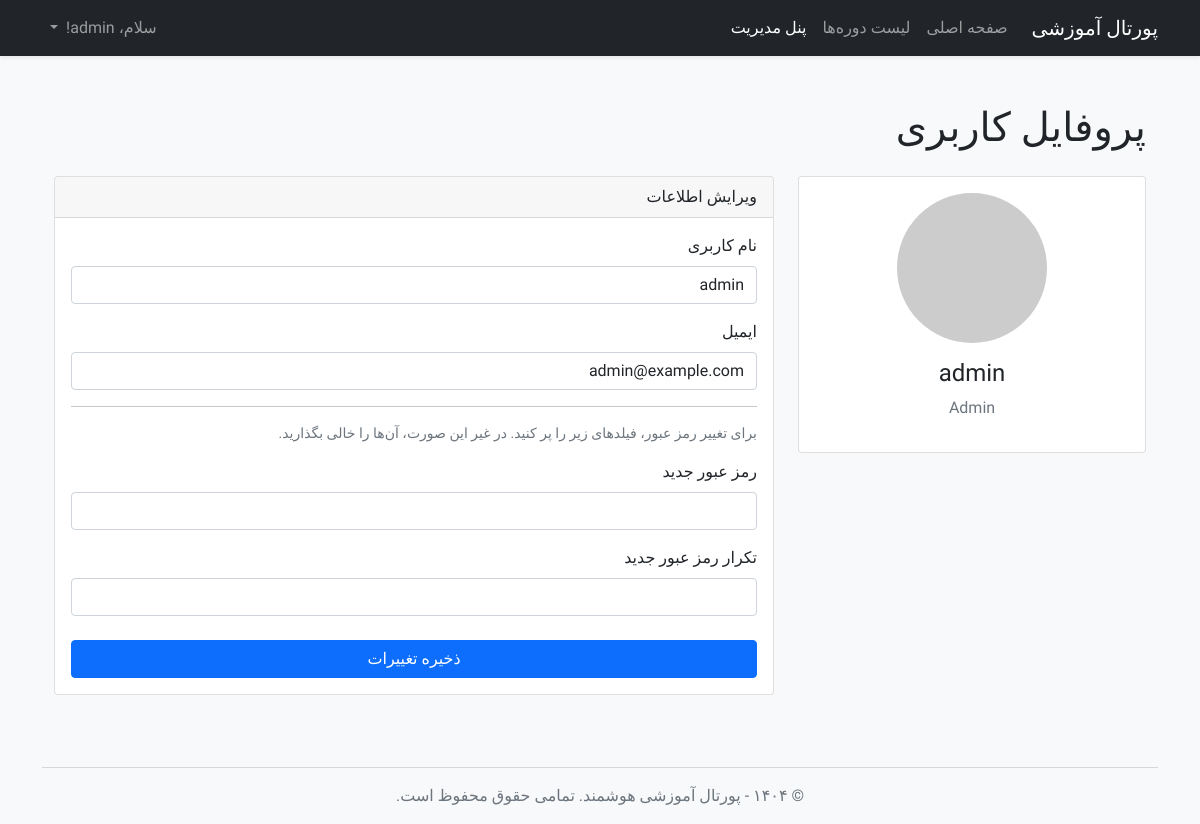
The app's page /profile (signed in) with its own data.
### app/models.py (models this page shows, shortened)
class User(UserMixin, db.Model):
    id = db.Column(db.Integer, primary_key=True)
    username = db.Column(db.String(64), index=True, unique=True, nullable=False)
    email = db.Column(db.String(120), index=True, unique=True, nullable=False)
    password_hash = db.Column(db.String(128))
    role = db.Column(db.String(20), nullable=False, default='student')
    enrollments = db.relationship('Enrollment', backref='student', lazy='dynamic', foreign_keys='Enrollment.user_id')
    taught_courses = db.relationship('Course', backref='instructor', lazy='dynamic',
                                     foreign_keys='Course.instructor_id')

### app/routes.py (the view)
@app.route('/profile', methods=['GET', 'POST'])
@login_required
def profile():
    form = EditProfileForm(current_user.username, current_user.email)
    if form.validate_on_submit():
        current_user.username = form.username.data
        current_user.email = form.email.data
        if form.password.data:
            current_user.set_password(form.password.data)
        db.session.commit()
        flash('تغییرات شما با موفقیت ذخیره شد.', 'success')
        return redirect(url_for('profile'))
    elif request.method == 'GET':
        form.username.data = current_user.username
        form.email.data = current_user.email
    return render_template('profile.html', title='پروفایل من', form=form)

### app/forms.py (shortened to what this page needs)
class EditProfileForm(FlaskForm):
    username = StringField('نام کاربری', validators=[DataRequired()])
    email = StringField('ایمیل', validators=[DataRequired(), Email()])
    password = PasswordField('رمز عبور جدید', validators=[Optional()])
    password2 = PasswordField(
        'تکرار رمز عبور جدید',
        validators=[Optional(), EqualTo('password', message='رمزهای عبور باید یکسان باشند.')]
    )
    submit = SubmitField('ذخیره تغییرات')
    def __init__(self, original_username, original_email, *args, **kwargs):
        super(EditProfileForm, self).__init__(*args, **kwargs)
        self.original_username = original_username
        self.original_email = original_email

### app/models.py (called while the page is built)
@login.user_loader
def load_user(id):
    return User.query.get(int(id))

### app/templates/profile.html (shortened to what this page needs)
{% extends "base.html" %}
{% block content %}
<div class="container py-4">
    <h1 class="mb-4">پروفایل کاربری</h1>
    <div class="row">
        <div class="col-md-4">
            <div class="card text-center">
                <div class="card-body">
                    <img src="https://via.placeholder.com/150" class="rounded-circle mb-3" alt="Avatar">
                    <h4 class="card-title">{{ current_user.username }}</h4>
                    <p class="text-muted">{{ current_user.role.title() }}</p>
                </div>
            </div>
        </div>
        <div class="col-md-8">
            <div class="card">
                <div class="card-header">
                    ویرایش اطلاعات
                </div>
                <div class="card-body">
                    <form method="POST" action="" novalidate>
                        <div class="mb-3">
                            <label for="username" class="form-label">نام کاربری</label>
                            {{ form.username(class="form-control") }}
                        </div>
                        <div class="mb-3">
                            <label for="email" class="form-label">ایمیل</label>
                            {{ form.email(class="form-control") }}
                        </div>
                        <hr>
                        <p class="text-muted small">برای تغییر رمز عبور، فیلدهای زیر را پر کنید. در غیر این صورت، آن‌ها را خالی بگذارید.</p>
                        <div class="mb-3">
                            <label for="password" class="form-label">رمز عبور جدید</label>
                            {{ form.password(class="form-control") }}
                        </div>
                        <div class="mb-3">
                            <label for="password2" class="form-label">تکرار رمز عبور جدید</label>
                            {{ form.password2(class="form-control") }}
                        </div>
                        <div class="d-grid mt-4">
                            {{ form.submit(class="btn btn-primary", value="ذخیره تغییرات") }}
                        </div>
                    </form>
                </div>
            </div>
        </div>
    </div>
</div>
{% endblock %}

### app/templates/base.html (shortened to what this page needs)
<!doctype html>
<html lang="fa" dir="rtl">
<head>
    <link href="https://cdn.jsdelivr.net/npm/bootstrap@5.1.3/dist/css/bootstrap.rtl.min.css" rel="stylesheet">
    <link rel="stylesheet" href="{{ url_for('static', filename='css/style.css') }}">
</head>
<body class="bg-light">
    <nav class="navbar navbar-expand-lg navbar-dark bg-dark shadow-sm">
        <div class="container">
            <a class="navbar-brand" href="{{ url_for('home') }}">پورتال آموزشی</a>
            <div class="collapse navbar-collapse" id="navbarNav">
                <ul class="navbar-nav me-auto mb-2 mb-lg-0">
                    <li class="nav-item">
                        <a class="nav-link" href="{{ url_for('home') }}">صفحه اصلی</a>
                    </li>
                    <li class="nav-item">
                        <a class="nav-link" href="{{ url_for('courses') }}">لیست دوره‌ها</a>
                    </li>
                    {% if current_user.is_authenticated %}
                        <li class="nav-item">
                            <a class="nav-link active" href="{{ url_for('my_dashboard') }}">
                                {% if current_user.role == 'student' %}
                                    داشبورد من
                                {% else %}
                                    پنل مدیریت
                                {% endif %}
                            </a>
                        </li>
                    {% endif %}
                </ul>
                <ul class="navbar-nav ms-auto">
                    {% if current_user.is_anonymous %}
                    <li class="nav-item">
                        <a class="nav-link" href="{{ url_for('login') }}">ورود</a>
                    </li>
                    <li class="nav-item">
                        <a class="nav-link btn btn-primary btn-sm text-white" href="{{ url_for('register') }}">ثبت‌نام</a>
                    </li>
                    {% else %}
                    <li class="nav-item dropdown">
                        <a class="nav-link dropdown-toggle" href="#" id="navbarDropdown" role="button" data-bs-toggle="dropdown">
                            سلام، {{ current_user.username }}!
                        </a>
                    </li>
                    {% endif %}
                </ul>
            </div>
        </div>
    </nav>
    <main class="container mt-4">
        {% block content %}{% endblock %}
    </main>
    <footer class="container text-center mt-5 mb-3 text-muted">
        <hr>
        <p>&copy; ۱۴۰۴ - پورتال آموزشی هوشمند. تمامی حقوق محفوظ است.</p>
    </footer>
</body>
</html>

### app/static/css/style.css (style rules this page uses)
body { font-family: 'Vazirmatn', sans-serif; font-weight: 400; }
.form-label { font-weight: 500; }

### records on screen
User: username "admin", role "Admin", email "admin@example.com"
